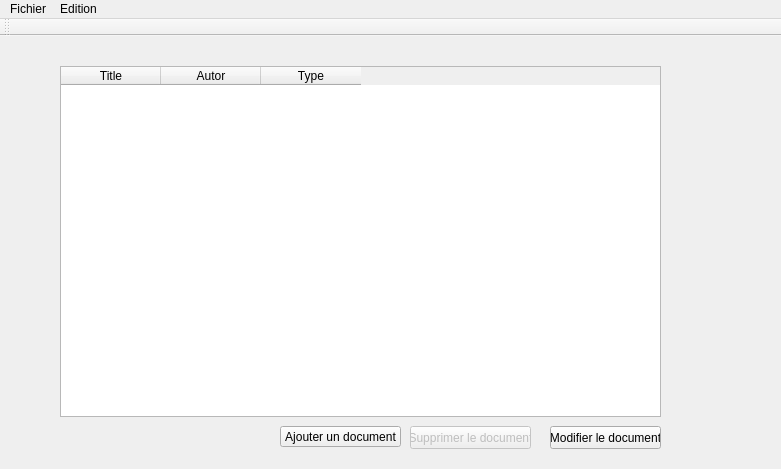
<?xml version="1.0" encoding="UTF-8"?>
<ui version="4.0">
 <class>MainWindow</class>
 <widget class="QMainWindow" name="MainWindow">
  <property name="geometry">
   <rect>
    <x>0</x>
    <y>0</y>
    <width>781</width>
    <height>469</height>
   </rect>
  </property>
  <property name="windowTitle">
   <string>MainWindow</string>
  </property>
  <widget class="QWidget" name="centralWidget">
   <widget class="QTableWidget" name="tw_tab">
    <property name="geometry">
     <rect>
      <x>60</x>
      <y>30</y>
      <width>601</width>
      <height>351</height>
     </rect>
    </property>
    <column>
     <property name="text">
      <string>Title</string>
     </property>
    </column>
    <column>
     <property name="text">
      <string>Autor</string>
     </property>
    </column>
    <column>
     <property name="text">
      <string>Type</string>
     </property>
    </column>
   </widget>
   <widget class="QPushButton" name="btn_addDoc">
    <property name="geometry">
     <rect>
      <x>280</x>
      <y>390</y>
      <width>121</width>
      <height>21</height>
     </rect>
    </property>
    <property name="text">
     <string>Ajouter un document</string>
    </property>
   </widget>
   <widget class="QPushButton" name="btn_dellDoc">
    <property name="enabled">
     <bool>false</bool>
    </property>
    <property name="geometry">
     <rect>
      <x>410</x>
      <y>390</y>
      <width>121</width>
      <height>23</height>
     </rect>
    </property>
    <property name="text">
     <string>Supprimer le document</string>
    </property>
   </widget>
   <widget class="QPushButton" name="btn_modify">
    <property name="geometry">
     <rect>
      <x>550</x>
      <y>390</y>
      <width>111</width>
      <height>23</height>
     </rect>
    </property>
    <property name="text">
     <string>Modifier le document</string>
    </property>
   </widget>
  </widget>
  <widget class="QMenuBar" name="menuBar">
   <property name="geometry">
    <rect>
     <x>0</x>
     <y>0</y>
     <width>781</width>
     <height>21</height>
    </rect>
   </property>
   <widget class="QMenu" name="menuFichier">
    <property name="title">
     <string>Fichier</string>
    </property>
    <addaction name="actionQuitter"/>
   </widget>
   <widget class="QMenu" name="menuEdition">
    <property name="title">
     <string>Edition</string>
    </property>
    <addaction name="separator"/>
    <addaction name="actionAjouter"/>
    <addaction name="actionSupprimer"/>
    <addaction name="actionExporter_en_HTML"/>
   </widget>
   <addaction name="menuFichier"/>
   <addaction name="menuEdition"/>
  </widget>
  <widget class="QToolBar" name="mainToolBar">
   <attribute name="toolBarArea">
    <enum>TopToolBarArea</enum>
   </attribute>
   <attribute name="toolBarBreak">
    <bool>false</bool>
   </attribute>
  </widget>
  <action name="actionAjouter">
   <property name="text">
    <string>Ajouter document</string>
   </property>
  </action>
  <action name="actionSupprimer">
   <property name="text">
    <string>Supprimer</string>
   </property>
  </action>
  <action name="actionQuitter">
   <property name="text">
    <string>Quitter</string>
   </property>
  </action>
  <action name="actionExporter_en_HTML">
   <property name="text">
    <string>Exporter en HTML</string>
   </property>
  </action>
 </widget>
 <layoutdefault spacing="6" margin="11"/>
 <resources/>
 <connections/>
</ui>
